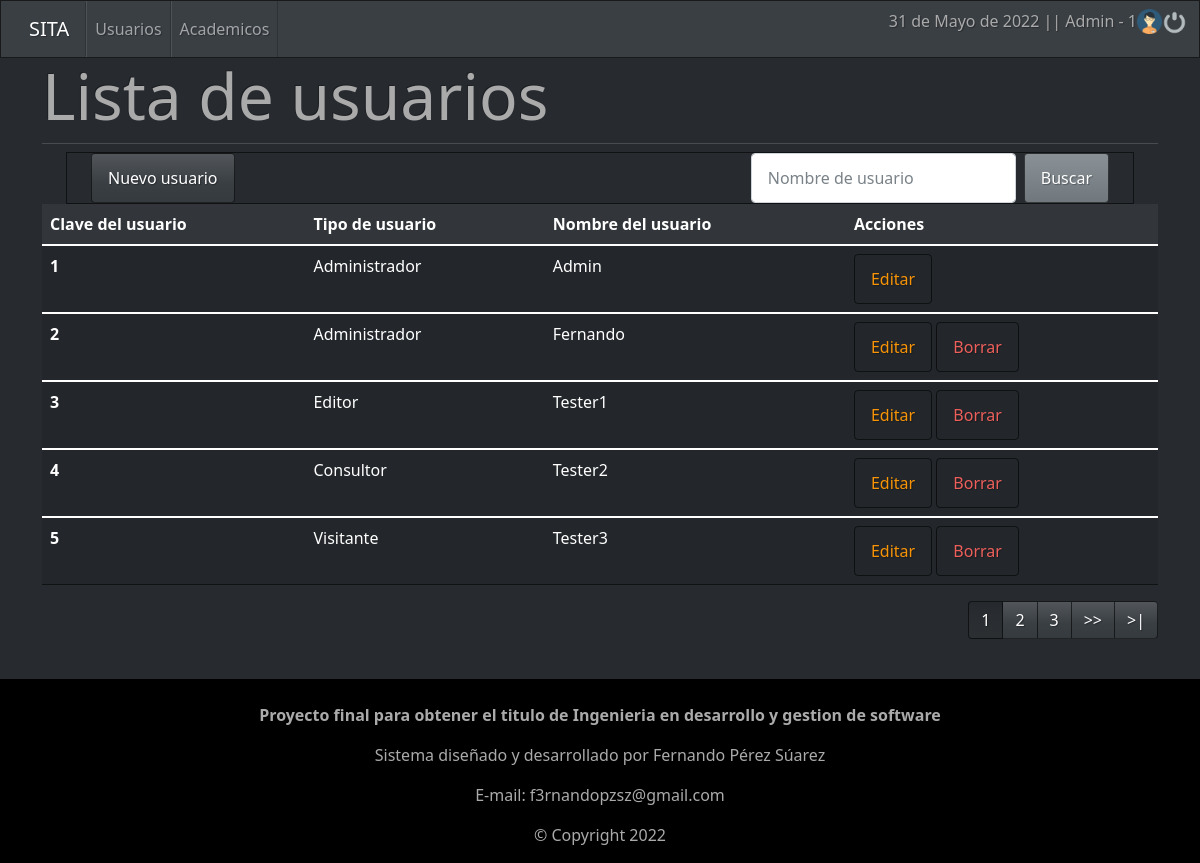
/sistema/secciones/verUsuario.php (signed in), run on the app's committed database.
### tables this page shows
CREATE TABLE `usuario` (
  `cve_usuario` int(11) NOT NULL AUTO_INCREMENT,
  `tipo` int(11) NOT NULL,
  `usuario` varchar(50) NOT NULL,
  `pass` varchar(100) NOT NULL,
  `activo` int(11) NOT NULL DEFAULT 1,
  PRIMARY KEY (`cve_usuario`),
  KEY `tipo` (`tipo`),
  CONSTRAINT `usuario_ibfk_1` FOREIGN KEY (`tipo`) REFERENCES `tipo_usuario` (`cve_tipou`) ON DELETE CASCADE ON UPDATE CASCADE
);

CREATE TABLE `tipo_usuario` (
  `cve_tipou` int(11) NOT NULL AUTO_INCREMENT,
  `tipo` varchar(50) NOT NULL,
  `activo` int(11) NOT NULL DEFAULT 1,
  PRIMARY KEY (`cve_tipou`)
);

### sistema/secciones/verUsuario.php (the view, shortened to what this page needs)
<?php include("../template/cabecera.php"); ?>
<?php
include "../config/conexion.php";
?>
			<div class="jumbotron">
				<h1 class="display-3">Lista de usuarios</h1>
                <hr class="my-2">
                <div class="container-fluid">
                    <nav class="navbar navbar-expand-lg navbar-dark bg-dark">
                        <div class="container-fluid">
                            <button type="button" onclick="location.href='nuevoUsuario.php'" class="btn btn-primary">Nuevo usuario</button>
                            <form action="buscarUsuario.php" method="get" class="d-flex">
                                <input class="form-control me-sm-2" type="text" name="busqueda" id="busqueda" placeholder="Nombre de usuario">
                                <input class="btn btn-secondary my-2 my-sm-0" type="submit" value="Buscar">
                            </form>
                        </div>
                    </nav>
                </div>
                <table class="table table-hover">
                    <thead>
                        <tr>
                        <th scope="col">Clave del usuario</th>
                        <th scope="col">Tipo de usuario</th>
                        <th scope="col">Nombre del usuario</th>
                        <th scope="col">Acciones</th>
                        </tr>
                    </thead>
                    <?php
                        $sql_registro = mysqli_query($conexion, "SELECT COUNT(*) AS total_registro FROM usuario WHERE activo = 1");
                        $result_registro = mysqli_fetch_array($sql_registro);
                        $total_registro = $result_registro['total_registro'];
                        $por_pagina = 5;
                        if(empty($_GET['pagina']))
                        {
                            $pagina = 1;
                        }else{
                            $pagina = $_GET['pagina'];
                        }
                        $desde = ($pagina-1) * $por_pagina;
                        $total_pagina = ceil($total_registro / $por_pagina);
                        $query = mysqli_query($conexion, "SELECT u.cve_usuario, r.tipo, u.usuario FROM usuario u INNER JOIN tipo_usuario r ON u.tipo = r.cve_tipou WHERE u.activo = 1 ORDER BY cve_usuario ASC LIMIT $desde,$por_pagina;");
                        $result = mysqli_num_rows($query);
                        if($result > 0){
                            while ($data = mysqli_fetch_array($query)){
                                ?>
                                <tbody>
                                    <tr class="table-active">
                                    <th scope="row"><?php echo $data ['cve_usuario']; ?></th>
                                    <td><?php echo $data ['tipo']; ?></td>
                                    <td><?php echo $data ['usuario']; ?></td>
                                    <td>
                                        <form method="post">
                                            <a role="button" class="btn btn-outline-warning" href="editarUsuario.php?id=<?php echo $data ['cve_usuario']; ?>">Editar</a>
                                            <?php if($data['cve_usuario'] != 1){ ?>
                                            <a role="button" class="btn btn-outline-danger" href="eliminarUsuario.php?id=<?php echo $data ['cve_usuario']; ?>" >Borrar</a>
                                            <?php } ?>
                                        </form>
                                    </td>
                                    </tr>
                                </tbody>
                                <?php
                            }
                        }
                    ?>
                </table>
                <div>
                    <ul class="pagination justify-content-end">
                        <?php
                            for ($i=1; $i <= $total_pagina; $i++){
                                if($i == $pagina){
                                    echo '<li class="page-item active"><a class="page-link">'.$i.'</a></li>';
                                }else{
                                    echo '<li class="page-item"><a class="page-link" href="?pagina='.$i.'">'.$i.'</a></li>';
                                }
                            }
                        ?>
                        <?php
                            if($pagina != $total_pagina)
                            { ?>
                                <li class="page-item"><a class="page-link" href="?pagina=<?php echo $pagina+1; ?>">>></a></li>
                                <li class="page-item"><a class="page-link" href="?pagina=<?php echo $total_pagina; ?>">>|</a></li>
                        <?php } ?>
                    </ul>
                </div>
			</div>
<?php include("../template/pie.php"); ?>

### sistema/template/cabecera.php (shortened to what this page needs)
<?php
if(!isset($_SESSION['usuario'])){
  header("Location:/SITA/index.php");
} else {
  if($_SESSION['active']==true){
    $usuario=$_SESSION["usuario"];
	$tipo=$_SESSION["tipo"];
  }
}
?>
<?php
	function fechaC(){
		$mes = array("","Enero",
					  "Febrero",
					  "Marzo",
					  "Abril",
					  "Mayo",
					  "Junio",
					  "Julio",
					  "Agosto",
					  "Septiembre",
					  "Octubre",
					  "Noviembre",
					  "Diciembre");
		return date('d')." de ". $mes[date('n')] . " de " . date('Y');
	}
 ?>
<!DOCTYPE html>
<html lang="es">
<head>
    <link rel="stylesheet" href="/SITA/sistema/css/bootstrap.css"/>
	<link rel="stylesheet" href="/SITA/sistema/css/style.css"/>
</head>
<body>
	<header>
		<nav class="navbar navbar-expand-lg navbar-dark bg-primary">
			<div class="container-fluid">
				<a class="navbar-brand" href="../index.php">SITA</a>
				<div class="collapse navbar-collapse" id="navbarColor02">
					<ul class="navbar-nav me-auto">
						<?php if($_SESSION['tipo'] == 1){ ?>
						<li class="nav-item">
							<a class="nav-link" href="/SITA/sistema/secciones/verUsuario.php">Usuarios</a>
						</li>
						<?php } ?>
						<li class="nav-item">
							<a class="nav-link" href="/SITA/sistema/secciones/verAcademico.php">Academicos</a>
						</li>
					</ul>
					<form class="d-flex">
						<p> <?php echo fechaC(); ?> |</p>
						<span class="user">|  <?php echo $usuario .' - '. $tipo; ?>  </span>
						<img class="photouser" src="/SITA/sistema/img/elementos/user.png" alt="Usuario" style="width: 25px; height:25px;">
						<a href="/SITA/sistema/config/salir.php"><img class="close" src="/SITA/sistema/img/elementos/salir.png" alt="Salir del sistema" style="width: 25px; height:25px;" title="Salir"></a>
					</form>
				</div>
			</div>
		</nav>
	</header>
	<div class="container">
        <div class="row">
		<br>

### sistema/template/pie.php (shortened to what this page needs)
        </div>
	</div>
	<footer class="bg-black">
    <div class="container">
        <div class="row">
            <div class="col-md-12 ">
                <br>
                <p class="text-center"><b>Proyecto final para obtener el titulo de Ingenieria en desarrollo y gestion de software</b></p>
                <p class="text-center">Sistema diseñado y desarrollado por Fernando Pérez Súarez</p>
                <p class="text-center">E-mail: f3rnandopzsz@gmail.com</p>
                <p class="text-center">© Copyright 2022<br></p>
            </div>
        </div>
    </div>
</footer>
</body>
</html>

### data on the page
usuario: cve_usuario "1", tipo.tipo "Administrador", usuario "Admin"
usuario: cve_usuario "2", tipo.tipo "Administrador", usuario "Fernando"
usuario: cve_usuario "3", tipo.tipo "Editor", usuario "Tester1"
usuario: cve_usuario "4", tipo.tipo "Consultor", usuario "Tester2"
usuario: cve_usuario "5", tipo.tipo "Visitante", usuario "Tester3"

### other printed values
fechaC() "31 de Mayo de 2022"
$usuario "Admin"
$tipo "1"
